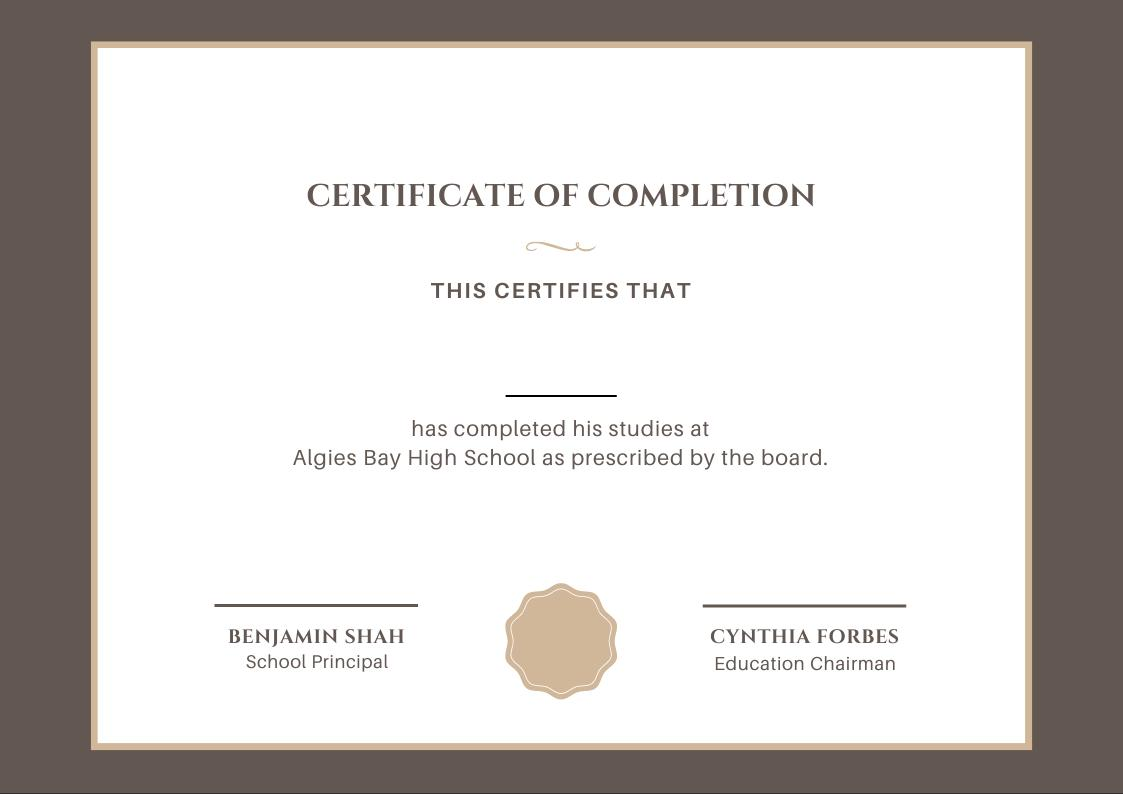
#> input picture certif.jpeg, 1123 x 794 px
$ python certif_gen.py
#> lines starting #> are read from the running program, lines starting #| are printed output that depends on the picture; after the words box and inside, x2 and y2 are one past the last pixel; in counts of white or black regions, pixels touching at a corner belong together
import cv2
import numpy as np
import math

fields=3
#Number of fields
field=['name','position','project']
#The values to be put in the blanks
img = cv2.imread('certif.jpeg')
#> img is the input picture: shape (794, 1123, 3); mean B, G, R 205.2, 207.5, 211.2
#the template being fed in
gray = cv2.cvtColor(img,cv2.COLOR_BGR2GRAY)
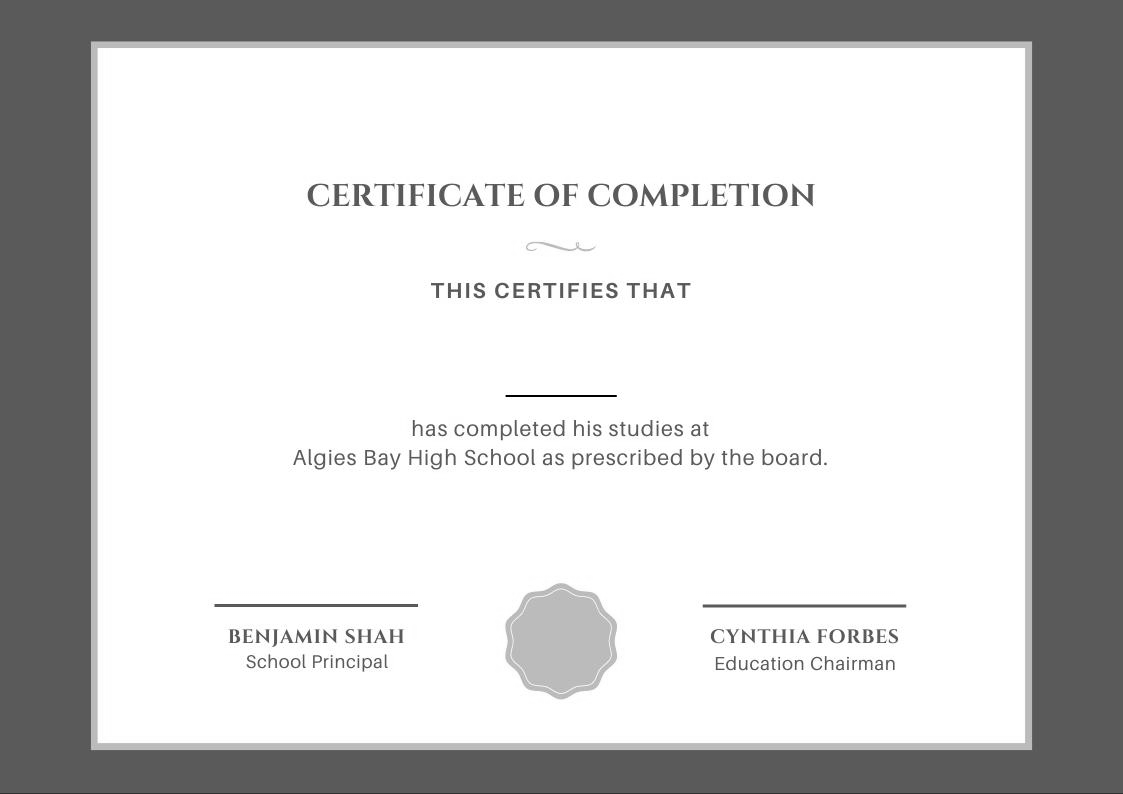
#> gray: shape (794, 1123); min 0, max 255, mean 208.3
edges = cv2.Canny(gray,250,250,apertureSize = 3)
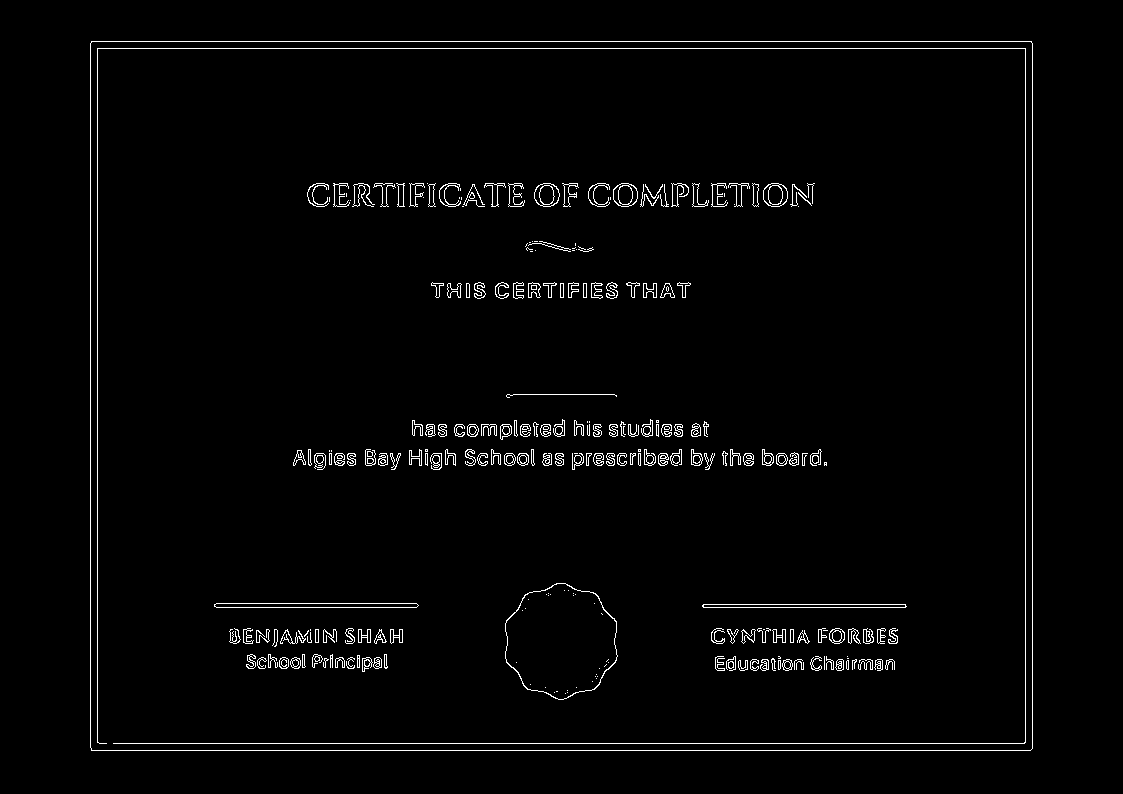
#> edges: shape (794, 1123); 2.1% white in thin lines or dots, all inside (x1, y1, x2, y2) = (90, 41, 1033, 751)
minLineLength = 100
maxLineGap = 10
lines = cv2.HoughLinesP(edges,1,np.pi/180,100,minLineLength,maxLineGap)
#> lines = 17 rows, first 6: [91, 750, 1030, 750], [97, 48, 1025, 48], [113, 743, 1024, 743], [91, 41, 1031, 41], [97, 742, 97, 49], [90, 747, 90, 43]
t1=0
t2=0
count=0
for line in lines:
    x1=line[0][0]
    y1=line[0][1]
    x2=line[0][2]
    y2=line[0][3]
    slope=(float)(y2-y1)/(x2-x1)
    dist = math.sqrt((x2 - x1)**2 + (y2 - y1)**2)

    if(slope==0 and (dist>=100.0 and dist<=400.0)):
        if((t1==0 and t2==0) or abs(x1-t1)>=20 or abs(y1-t2)>=100):
            cv2.line(img,(line[0][0],line[0][1]),(line[0][2],line[0][3]),(0,255,0),2)
            t1=x1
            t2=y1
            count=count+1
            cv2.putText(img,field[len(field)-count], ((x1+5),(y1-10)),cv2.FONT_HERSHEY_SIMPLEX,1,(255, 0, 0),1, cv2.LINE_AA)
            if(count==fields):
                break
#> this loop made 17 passes
#> (x1, y1, x2, y2, slope, dist, t1, t2) on passes 9, 11, 17: (703, 607, 905, 607, 0, 202, 703, 607), (216, 603, 416, 603, 0, 200, 216, 603), (513, 394, 614, 394, 0, 101, 513, 394)
#> (x1, y1, x2, y2, slope, dist) on passes 1 to 6: (91, 750, 1030, 750, 0, 939), (97, 48, 1025, 48, 0, 928), (113, 743, 1024, 743, 0, 911), (91, 41, 1031, 41, 0, 940), (97, 742, 97, 49, -inf, 693), (90, 747, 90, 43, -inf, 704)
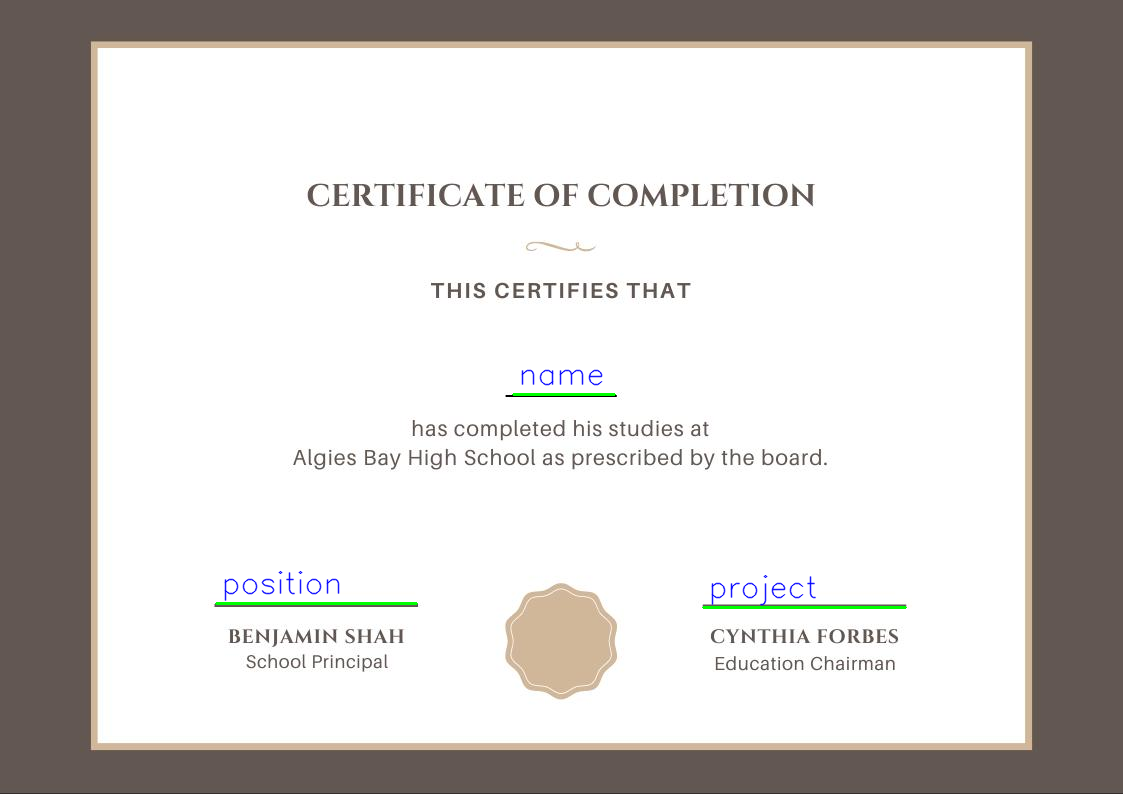
#> img: shape (794, 1123, 3); 0.41% of pixels changed, all inside (x1, y1, x2, y2) = (215, 369, 907, 609)
#> after the loop, count = 3; t1 = 513; t2 = 394

#store the generated certificate in the file system
cv2.imwrite('certif.jpg',img)
#Display the generated certificate in a window
cv2.imshow('Certificate',img)
cv2.waitKey(0)
